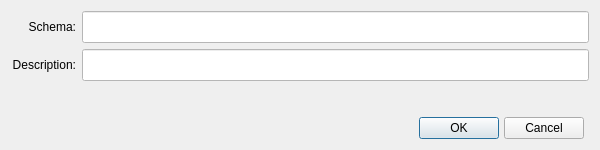
<?xml version="1.0" encoding="UTF-8"?>
<ui version="4.0">
 <author>Grant Pearson</author>
 <class>Dialog</class>
 <widget class="QDialog" name="Dialog">
  <property name="windowModality">
   <enum>Qt::WindowModality::ApplicationModal</enum>
  </property>
  <property name="geometry">
   <rect>
    <x>0</x>
    <y>0</y>
    <width>600</width>
    <height>150</height>
   </rect>
  </property>
  <property name="sizePolicy">
   <sizepolicy hsizetype="Fixed" vsizetype="Fixed">
    <horstretch>0</horstretch>
    <verstretch>0</verstretch>
   </sizepolicy>
  </property>
  <property name="minimumSize">
   <size>
    <width>600</width>
    <height>150</height>
   </size>
  </property>
  <property name="maximumSize">
   <size>
    <width>600</width>
    <height>150</height>
   </size>
  </property>
  <property name="windowTitle">
   <string>GIS Schema Name</string>
  </property>
  <layout class="QFormLayout" name="formLayout">
   <item row="0" column="0">
    <widget class="QLabel" name="schemaLabel">
     <property name="minimumSize">
      <size>
       <width>65</width>
       <height>32</height>
      </size>
     </property>
     <property name="maximumSize">
      <size>
       <width>16777215</width>
       <height>32</height>
      </size>
     </property>
     <property name="text">
      <string>Schema:</string>
     </property>
     <property name="alignment">
      <set>Qt::AlignmentFlag::AlignRight|Qt::AlignmentFlag::AlignTrailing|Qt::AlignmentFlag::AlignVCenter</set>
     </property>
    </widget>
   </item>
   <item row="0" column="1">
    <widget class="QLineEdit" name="schemaField">
     <property name="minimumSize">
      <size>
       <width>0</width>
       <height>32</height>
      </size>
     </property>
     <property name="maximumSize">
      <size>
       <width>16777215</width>
       <height>32</height>
      </size>
     </property>
     <property name="styleSheet">
      <string notr="true">background-color: rgb(255, 255, 255);
color: rgb(0, 0, 0);</string>
     </property>
    </widget>
   </item>
   <item row="1" column="0">
    <widget class="QLabel" name="descriptionLabel">
     <property name="minimumSize">
      <size>
       <width>65</width>
       <height>32</height>
      </size>
     </property>
     <property name="maximumSize">
      <size>
       <width>16777215</width>
       <height>32</height>
      </size>
     </property>
     <property name="text">
      <string>Description:</string>
     </property>
     <property name="alignment">
      <set>Qt::AlignmentFlag::AlignRight|Qt::AlignmentFlag::AlignTrailing|Qt::AlignmentFlag::AlignVCenter</set>
     </property>
    </widget>
   </item>
   <item row="1" column="1">
    <widget class="QLineEdit" name="descriptionField">
     <property name="minimumSize">
      <size>
       <width>0</width>
       <height>32</height>
      </size>
     </property>
     <property name="maximumSize">
      <size>
       <width>16777215</width>
       <height>32</height>
      </size>
     </property>
     <property name="styleSheet">
      <string notr="true">background-color: rgb(255, 255, 255);
color: rgb(0, 0, 0);</string>
     </property>
    </widget>
   </item>
   <item row="2" column="1">
    <layout class="QGridLayout" name="gridLayout">
     <property name="leftMargin">
      <number>5</number>
     </property>
     <property name="rightMargin">
      <number>5</number>
     </property>
     <property name="horizontalSpacing">
      <number>5</number>
     </property>
     <property name="verticalSpacing">
      <number>0</number>
     </property>
     <item row="2" column="0">
      <spacer name="horizontalSpacer">
       <property name="orientation">
        <enum>Qt::Orientation::Horizontal</enum>
       </property>
       <property name="sizeHint" stdset="0">
        <size>
         <width>40</width>
         <height>20</height>
        </size>
       </property>
      </spacer>
     </item>
     <item row="2" column="1">
      <widget class="QPushButton" name="okButton">
       <property name="sizePolicy">
        <sizepolicy hsizetype="Preferred" vsizetype="Preferred">
         <horstretch>0</horstretch>
         <verstretch>0</verstretch>
        </sizepolicy>
       </property>
       <property name="minimumSize">
        <size>
         <width>0</width>
         <height>0</height>
        </size>
       </property>
       <property name="maximumSize">
        <size>
         <width>16777215</width>
         <height>16777215</height>
        </size>
       </property>
       <property name="baseSize">
        <size>
         <width>0</width>
         <height>34</height>
        </size>
       </property>
       <property name="text">
        <string>OK</string>
       </property>
       <property name="autoDefault">
        <bool>false</bool>
       </property>
       <property name="default">
        <bool>true</bool>
       </property>
       <property name="flat">
        <bool>false</bool>
       </property>
      </widget>
     </item>
     <item row="2" column="2">
      <widget class="QPushButton" name="cancelButton">
       <property name="sizePolicy">
        <sizepolicy hsizetype="Preferred" vsizetype="Preferred">
         <horstretch>0</horstretch>
         <verstretch>0</verstretch>
        </sizepolicy>
       </property>
       <property name="minimumSize">
        <size>
         <width>0</width>
         <height>0</height>
        </size>
       </property>
       <property name="maximumSize">
        <size>
         <width>16777215</width>
         <height>16777215</height>
        </size>
       </property>
       <property name="text">
        <string>Cancel</string>
       </property>
       <property name="autoDefault">
        <bool>false</bool>
       </property>
      </widget>
     </item>
     <item row="0" column="1">
      <spacer name="verticalSpacer">
       <property name="orientation">
        <enum>Qt::Orientation::Vertical</enum>
       </property>
       <property name="sizeHint" stdset="0">
        <size>
         <width>20</width>
         <height>40</height>
        </size>
       </property>
      </spacer>
     </item>
    </layout>
   </item>
  </layout>
 </widget>
 <resources/>
 <connections/>
</ui>
